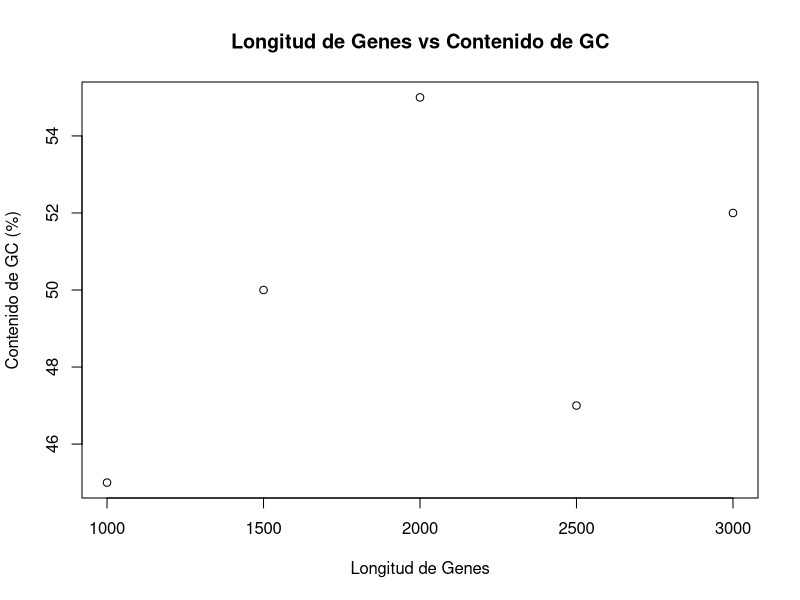
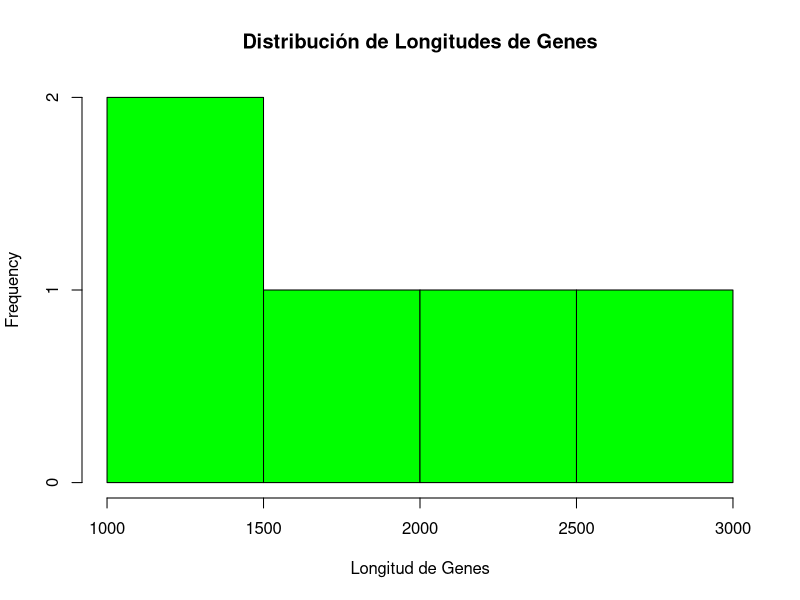
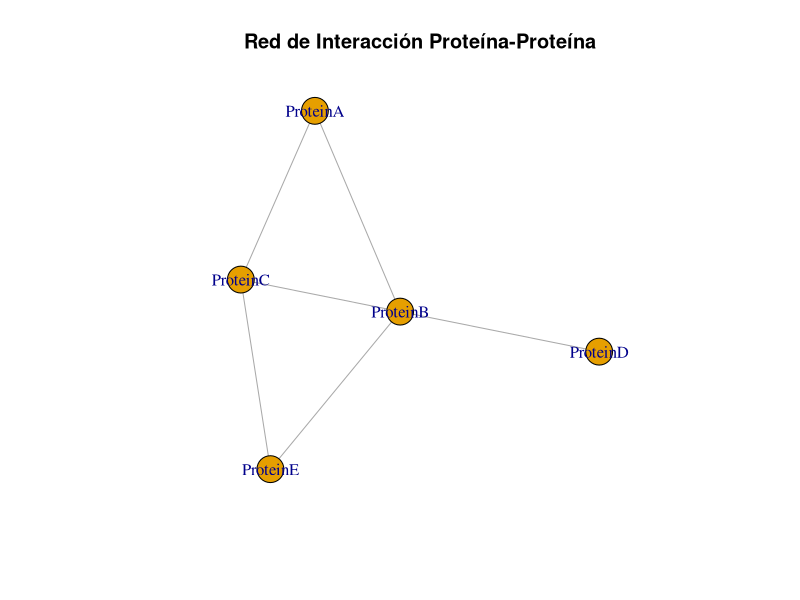
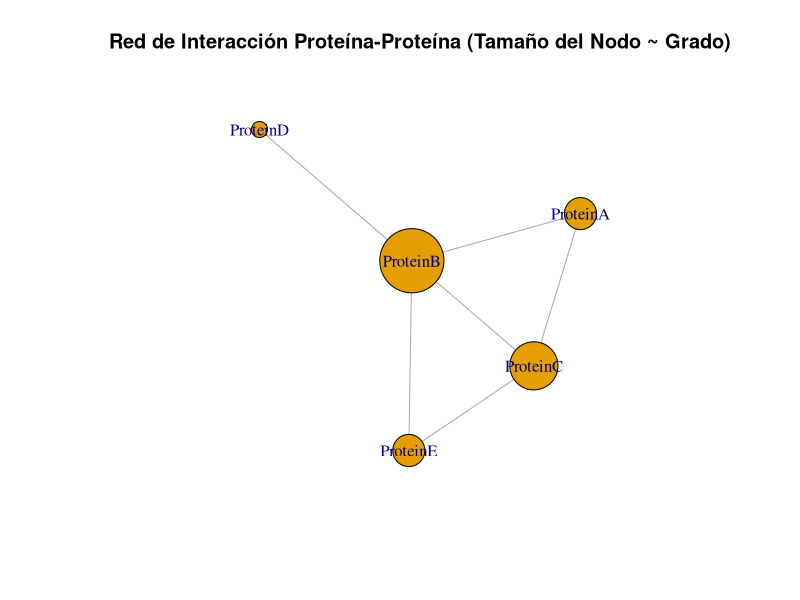

Write R code to recreate these figures, in order.
## ---- chunk 1
# Calcular el contenido de GC de una secuencia de ADN
g <- 200
c <- 180
a <- 150
t <- 170

# Número total de nucleótidos
total_nt <- g + c + a + t

# Porcentaje de contenido de GC
gc_content <- ((g + c) / total_nt) * 100
gc_content
## ---- chunk 2
# Asignar longitudes de secuencias de ADN a variables
length_gene1 <- 1500
length_gene2 <- 1200

# Imprimir las variables
length_gene1
length_gene2

# Realizar operaciones con variables
total_length <- length_gene1 + length_gene2
total_length
## ---- chunk 3
# Numérico
sequence_length <- 1500
class(sequence_length)

# Caracter
species <- "Homo sapiens"
class(species)

# Lógico
is_protein_coding <- TRUE
class(is_protein_coding)
## ---- chunk 4
# Crear un vector numérico de longitudes de genes
gene_lengths <- c(1000, 1500, 2000, 2500, 3000)
gene_lengths

# Crear un vector de caracteres de nombres de genes
gene_names <- c("GeneA", "GeneB", "GeneC", "GeneD", "GeneE")
gene_names
## ---- chunk 5
# Crear un data frame con información de genes
genes_df <- data.frame(
  Name = gene_names,
  Length = gene_lengths,
  GC_Content = c(45, 50, 55, 47, 52)
)
genes_df

# Acceder a elementos del data frame
genes_df$Name       # Acceder a una columna por nombre
genes_df[1, ]       # Acceder a la primera fila
genes_df[, "Length"] # Acceder a una columna por nombre usando índices
## ---- chunk 6
# Gráfico de dispersión básico de longitudes de genes vs contenido de GC
plot(genes_df$Length, genes_df$GC_Content, main="Longitud de Genes vs Contenido de GC", xlab="Longitud de Genes", ylab="Contenido de GC (%)")
## ---- chunk 7
# Histograma básico de longitudes de genes
hist(genes_df$Length, main="Distribución de Longitudes de Genes", xlab="Longitud de Genes", col="green", border="black")
## ---- chunk 8
# Cargar paquete igraph
library(igraph)
## ---- chunk 9
# Definir aristas (interacciones) entre proteínas
edges <- c("ProteinA", "ProteinB",
           "ProteinA", "ProteinC",
           "ProteinB", "ProteinC",
           "ProteinB", "ProteinD",
           "ProteinB", "ProteinE",
           "ProteinC", "ProteinE")

# Crear un objeto de grafo
g <- graph(edges, directed=FALSE)

# Graficar el grafo
plot(g, vertex.label=V(g)$name, main="Red de Interacción Proteína-Proteína")
## ---- chunk 10
# Calcular el grado de cada nodo
degree(g)

# Graficar el grafo con tamaños de nodo proporcionales a su grado
plot(g, vertex.size=degree(g)*10, vertex.label=V(g)$name, main="Red de Interacción Proteína-Proteína (Tamaño del Nodo ~ Grado)")
